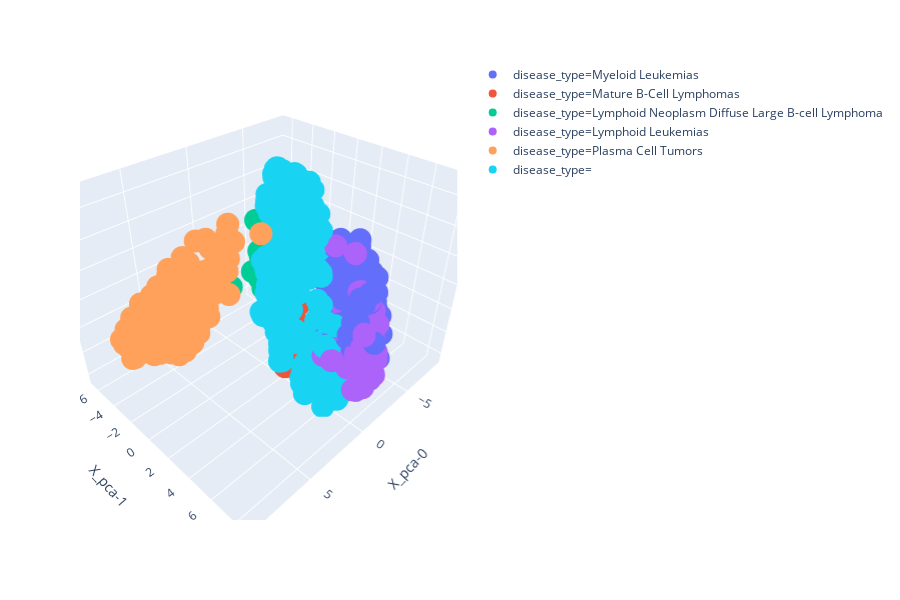

The code cell stored with this chart in its notebook:
### Code cell
px.scatter_3d(
    plotdf,
    x="X_pca-0",
    y="X_pca-1",
    z="X_pca-2",
    color="disease_type"
)

### Figure 1 — Plotly figure (JSON) as saved in the notebook; plotly's stock layout.template omitted (floating-point values rounded to 4 significant figures; data arrays with more than 128 entries replaced by an {"elided": "..."} marker saying what was removed)
{"data": [{"hoverlabel": {"namelength": 0}, "hovertemplate": "disease_type=Myeloid Leukemias<br>X_pca-0=%{x}<br>X_pca-1=%{y}<br>X_pca-2=%{z}", "legendgroup": "disease_type=Myeloid Leukemias", "marker": {"color": "#636efa", "symbol": "circle"}, "mode": "markers", "name": "disease_type=Myeloid Leukemias", "scene": "scene", "showlegend": true, "type": "scatter3d", "x": {"elided": "353 float values"}, "y": {"elided": "353 float values"}, "z": {"elided": "353 float values"}}, {"hoverlabel": {"namelength": 0}, "hovertemplate": "disease_type=Mature B-Cell Lymphomas<br>X_pca-0=%{x}<br>X_pca-1=%{y}<br>X_pca-2=%{z}", "legendgroup": "disease_type=Mature B-Cell Lymphomas", "marker": {"color": "#EF553B", "symbol": "circle"}, "mode": "markers", "name": "disease_type=Mature B-Cell Lymphomas", "scene": "scene", "showlegend": true, "type": "scatter3d", "x": {"elided": "142 float values"}, "y": {"elided": "142 float values"}, "z": {"elided": "142 float values"}}, {"hoverlabel": {"namelength": 0}, "hovertemplate": "disease_type=Lymphoid Neoplasm Diffuse Large B-cell Lymphoma<br>X_pca-0=%{x}<br>X_pca-1=%{y}<br>X_pca-2=%{z}", "legendgroup": "disease_type=Lymphoid Neoplasm Diffuse Large B-cell Lymphoma", "marker": {"color": "#00cc96", "symbol": "circle"}, "mode": "markers", "name": "disease_type=Lymphoid Neoplasm Diffuse Large B-cell Lymphoma", "scene": "scene", "showlegend": true, "type": "scatter3d", "x": {"elided": "522 float values"}, "y": {"elided": "522 float values"}, "z": {"elided": "522 float values"}}, {"hoverlabel": {"namelength": 0}, "hovertemplate": "disease_type=Lymphoid Leukemias<br>X_pca-0=%{x}<br>X_pca-1=%{y}<br>X_pca-2=%{z}", "legendgroup": "disease_type=Lymphoid Leukemias", "marker": {"color": "#ab63fa", "symbol": "circle"}, "mode": "markers", "name": "disease_type=Lymphoid Leukemias", "scene": "scene", "showlegend": true, "type": "scatter3d", "x": [-1.275, -1.417, -1.337, -0.4886, -2.219, -0.5227, -0.7836, -0.9555, -0.9878, -1.622, -2.028, -2.489, 0.0392, -1.049, -1.841, -1.716, -1.584, -0.7023, -0.9383, -0.8264, -1.005, -0.1366, 0.04628, -1.247, -0.6281, -1.025, -0.9749, -0.2417, -1.45, -1.666, -0.7193, -0.7436, -1.862, -0.9861, -1.523, -2.709, -1.56, -1.031, -0.9373, -1.802, -0.9784, -1.067, -1.063, -1.722, -1.588, -1.463, -1.628, -1.977, -1.522, -2.36, -0.3335, -0.4662, -1.006, -1.655, -1.598, -1.488, -2.154, -2.701, -1.435, -2.237, -0.7936, -0.6065, -1.384, -1.441, -1.014, -1.531, -1.144, -1.253, -0.9017, -1.91, -1.996, -2.466, -1.421, -1.329, -1.703, -2.231, -1.21, -1.819, -0.421, -2.668, -2.771, -0.04884, -2.342, -0.9572, 0.2668, 0.3257, -0.9211, -0.3358, -0.2937, -1.213, -1.435, -0.8975, -1.464, -1.237, -2.443, -2.412, -1.524, -1.221, -1.073, -0.4222, -1.671, -1.985, -0.8365, -1.346, -2.039, -1.928, -1.78, -2.113, -2.478, -2.433, -0.9494, -2.253, -1.474, -1.454, -0.6798, -1.456, -1.309, -1.21, -1.539, -0.988], "y": [6.775, 5.869, 6.139, 7.14, 6.189, 6.981, 7.019, 7.008, 7.605, 6.817, 6.746, 7.197, 6.34, 6.413, 7.586, 7.075, 7.058, 8.543, 8.18, 6.064, 6.56, 8.014, 7.905, 6.851, 7.106, 7.355, 8.254, 7.118, 7.875, 6.551, 7.917, 6.012, 7.868, 7.721, 5.529, 6.127, 6.468, 7.772, 6.719, 6.76, 5.861, 7.588, 8.29, 6.443, 8.201, 6.834, 5.707, 6.6, 5.559, 5.998, 7.895, 8.168, 6.138, 6.842, 6.507, 6.675, 6.583, 5.621, 7.255, 7.249, 8.062, 4.856, 8.31, 7.118, 7.968, 7.994, 7.918, 8.456, 6.347, 6.374, 6.207, 5.945, 6.601, 6.323, 4.848, 4.02, 7.6, 7.131, 7.238, 5.583, 5.798, 6.315, 5.233, 7.084, 6.278, 5.671, 7.992, 7.734, 7.048, 6.961, 7.122, 7.634, 8.307, 7.855, 5.345, 5.377, 6.564, 7.713, 7.013, 7.498, 6.865, 4.949, 6.881, 5.964, 7.32, 6.904, 7.743, 6.94, 6.802, 6.616, 7.589, 6.029, 6.512, 6.251, 7.692, 6.736, 7.941, 7.516, 6.78, 6.572], "z": [-3.043, -0.1066, -2.271, -1.883, 0.9, -2.972, -1.845, -0.9285, -1.801, -2.691, -1.822, -2.226, -4.308, -1.401, -0.2852, -0.2232, -2.447, -3.088, -2.855, -4.096, -4.078, -4.006, -3.905, -2.74, -2.087, -1.288, -1.435, -2.779, -2.684, -2.159, -3.274, -0.6604, 0.1244, -3.284, -0.5487, -1.507, -3.378, -2.959, -2.765, -1.094, -3.422, -2.882, -3.094, -2.816, -3.457, -0.5739, -2.853, -2.617, 0.2181, 0.8403, -2.652, -2.618, -2.701, -2.193, -2.121, -2.403, -2.491, -1.299, -1.092, 0.6115, -4.205, -4.083, -1.482, -2.165, -2.49, -1.191, -1.968, -1.931, -5.111, 1.745, 1.584, 1.329, -1.926, -1.813, 0.3884, 3.751, -2.169, -0.5455, -3.335, 0.7349, 0.5799, -5.06, 1.697, -1.702, -2.413, -2.33, -1.09, -4.255, -4.201, -1.897, -0.5066, -0.3179, -3.423, -3.358, 3.706, 3.705, -2.884, -0.917, -0.7895, -1.525, -3.818, -4.393, -3.54, -2.318, -0.00146, -0.1725, -0.9319, 1.223, -0.4129, -0.2923, -0.2381, 0.5073, -1.71, -1.422, -1.092, -0.766, -0.9111, -0.4093, -0.9154, -2.979]}, {"hoverlabel": {"namelength": 0}, "hovertemplate": "disease_type=Plasma Cell Tumors<br>X_pca-0=%{x}<br>X_pca-1=%{y}<br>X_pca-2=%{z}", "legendgroup": "disease_type=Plasma Cell Tumors", "marker": {"color": "#FFA15A", "symbol": "circle"}, "mode": "markers", "name": "disease_type=Plasma Cell Tumors", "scene": "scene", "showlegend": true, "type": "scatter3d", "x": {"elided": "859 float values"}, "y": {"elided": "859 float values"}, "z": {"elided": "859 float values"}}, {"hoverlabel": {"namelength": 0}, "hovertemplate": "disease_type=<br>X_pca-0=%{x}<br>X_pca-1=%{y}<br>X_pca-2=%{z}", "legendgroup": "disease_type=", "marker": {"color": "#19d3f3", "symbol": "circle"}, "mode": "markers", "name": "disease_type=", "scene": "scene", "showlegend": true, "type": "scatter3d", "x": {"elided": "853 float values"}, "y": {"elided": "853 float values"}, "z": {"elided": "853 float values"}}], "layout": {"height": 600, "legend": {"tracegroupgap": 0}, "margin": {"t": 60}, "scene": {"domain": {"x": [0, 0.98], "y": [0, 1]}, "xaxis": {"title": {"text": "X_pca-0"}}, "yaxis": {"title": {"text": "X_pca-1"}}, "zaxis": {"title": {"text": "X_pca-2"}}}}}
